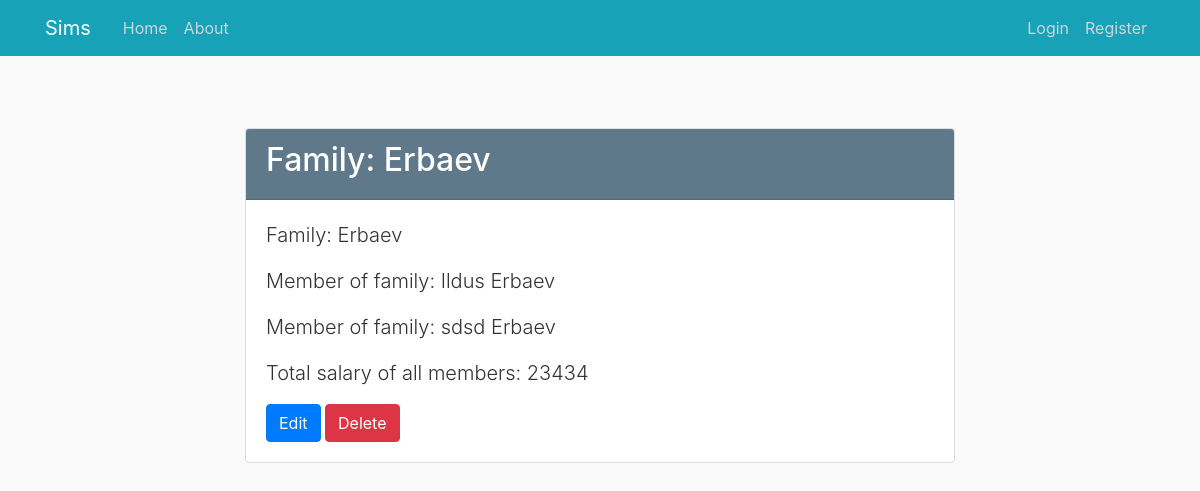
The app's page /family/3 with its own data.
### sims/models.py (models this page shows, shortened)
class Family(db.Model):
    id = db.Column(db.Integer, primary_key=True)
    name = db.Column(db.String(100), nullable=False)

class Human(db.Model):
    id = db.Column(db.Integer, primary_key=True)
    name = db.Column(db.String(100), nullable=False)
    surname = db.Column(db.String(100), nullable=False)
    gender = db.Column(db.Enum(Gender), nullable=False)
    age = db.Column(db.Integer, nullable=False)
    job = db.Column(db.Enum(Job), default=Job.UNEMPLOYED)
    salary = db.Column(db.Integer, default=0)
    x_coordinate = db.Column(db.Integer, nullable=False, default=0)
    y_coordinate = db.Column(db.Integer, nullable=False, default=0)
    family_id = db.Column(db.Integer, db.ForeignKey('family.id'))
    plumbob = db.Column(db.Enum(Plumbob), default=Plumbob.GREEN)

### sims/families/routes.py (the view)
@families.route("/family/<int:family_id>")
def family(family_id):
    family = Family.query.get_or_404(family_id)
    humans_in_family = get_humans_in_family(family)
    pets_in_family = get_pets_in_family(family)
    return render_template('families/family.html', family=family,
                           humans_in_family=humans_in_family, pets_in_family=pets_in_family,
                           total_money=get_family_money(family))

### sims/families/routes.py (called while the page is built)
def get_humans_in_family(family):
    return Human.query.filter_by(family_id=family.id).all()

def get_pets_in_family(family):
    return Pet.query.filter_by(family_id=family.id).all()

def get_family_money(family):
    humans_in_family = get_humans_in_family(family)
    total = 0
    for human in humans_in_family:
        total += human.salary
    return total

### sims/templates/families/family.html (shortened to what this page needs)
{% extends "layout.html" %}
{% block content %}
    <div class="container mt-5">
        <div class="row justify-content-center">
            <div class="col-md-8">
                <div class="card">
                    <div class="card-header bg-steel text-white">
                        <h2 class="text-white">Family: {{ family.name }}</h2>
                    </div>
                    <div class="card-body">
                        <p class="lead">Family: {{ family.name }}</p>
                        {% for human in humans_in_family %}
                            <p class="lead">Member of family: {{ human.name }} {{ human.surname }}</p>
                        {% endfor %}
                        <p class="lead">Total salary of all members: {{ total_money }}</p>
                        <div class="mt-3">
                            <a href="{{ url_for('families.update_family', family_id=family.id) }}"
                               class="btn btn-primary">Edit</a>
                            <button class="btn btn-danger" id="deleteBtn" data-toggle="modal"
                                    data-target="#deleteModal">Delete
                            </button>
                        </div>
                    </div>
                </div>
            </div>
        </div>
    </div>
{% endblock content %}

### sims/static/main.css (style rules this page uses)
body { background: #fafafa; color: #333333; margin-top: 5rem; }
h1, h2, h3, h4, h5, h6 { color: #444444; }
.bg-steel { background-color: #5f788a; }

### records on screen
Family: name "Erbaev"
Human: name "Ildus", surname "Erbaev"
Human: name "sdsd", surname "Erbaev"

### other values on screen
{{ total_money }} "23434"
